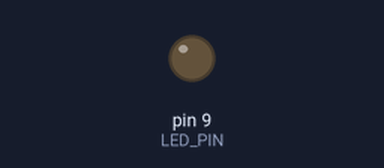
Bench run of a sketch on a simulated Arduino Uno, built with avr-gcc and run on an emulated ATmega328P. Shown: output pins drawn as LEDs (lit = HIGH).

Above: at 0.15 s.
At 39.84 s:
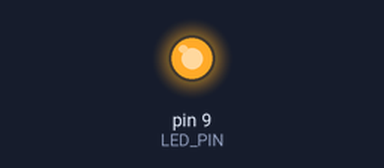
Timing chart, 0 to 40.0 s (numbered marks = the images above):
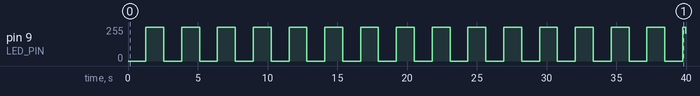

Measured:
- by itself, pin 9 (LED_PIN): 0/255 → 255/255 at 1.3 s, → 0/255 1.3 s later, → 255/255 1.3 s later, → 0/255 1.3 s later, … (32 changes in this stretch)

The sketch:

pwm2.ino
```cpp
const int LED_PIN =9; //LED 燈的接腳
const int DELAY = 5; //暫停時間MS
void setup() {
  Serial.begin(9600);
  pinMode(LED_PIN,OUTPUT);
}

void loop() {
  for(int i=0;i<256;i++){
   analogWrite(LED_PIN,i); //LED 不亮
   delay(DELAY);
  }
  for(int i=255;i>=0;i--)
  {
    analogWrite(LED_PIN,i); //LED 不亮
    delay(DELAY);
  }
}
```
